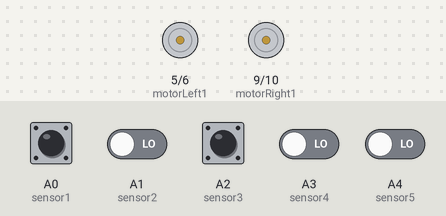
Bench run of a sketch on a simulated Arduino Uno, built with avr-gcc and run on an emulated ATmega328P. Shown: motor-driver pin pairs drawn as motors (green arrow = first pin HIGH = forward, orange = second pin HIGH = backward, longer = more drive, scaled by the enable pin). Inputs (shaded band) come from the test bench; at power-on: A0 (sensor1), A1 (sensor2), A2 (sensor3), A3 (sensor4), A4 (sensor5) LOW.

Above: at 1.2 s.
1.3 s: A0 (sensor1) pulsed HIGH 2 times (0.12 s each, 0.3 s apart)
At 1.51 s:
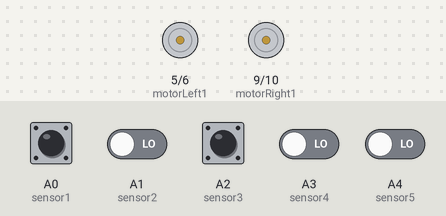
3.4 s: A2 (sensor3) pulsed HIGH 5 times (0.12 s each, 0.3 s apart)
At 5.5 s:
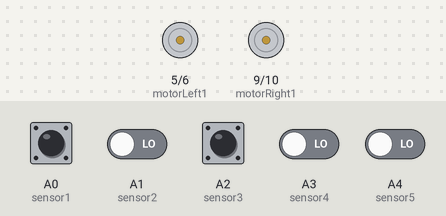
Timing chart, 0 to 7.0 s (numbered marks = the images above; inputs shaded):
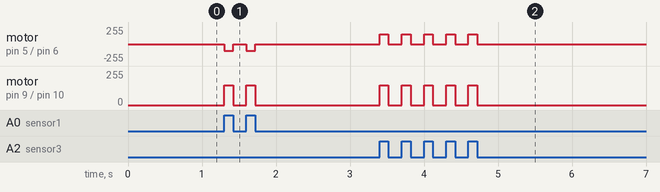

Measured:
- after the input at 3.4 s, motor on pin 5 (motorLeft1) / pin 6 (motorLeft2), motor on pin 9 (motorRight1) / pin 10 (motorRight2): alternates forward 150/255 for 0.12 s and stopped for 0.18 s, 10 changes in all, then stays stopped, starting at once

The sketch:

maze_code.ino
```cpp
#include <Arduino.h>

#define sensor1 A0  // Leftmost sensor
#define sensor2 A1  // Left sensor
#define sensor3 A2  // Center sensor
#define sensor4 A3  // Right sensor
#define sensor5 A4  // Rightmost sensor

#define motorLeft1 5
#define motorLeft2 6
#define motorRight1 9
#define motorRight2 10
#define speedLeft 3
#define speedRight 11

char path[100];  // Store path
int pathLength = 0;  // Path length index
int pathIndex = 0;
bool firstPass = true;
bool mazeChanged = false;

void setup() {
    Serial.begin(9600);
    pinMode(sensor1, INPUT);
    pinMode(sensor2, INPUT);
    pinMode(sensor3, INPUT);
    pinMode(sensor4, INPUT);
    pinMode(sensor5, INPUT);

    pinMode(motorLeft1, OUTPUT);
    pinMode(motorLeft2, OUTPUT);
    pinMode(motorRight1, OUTPUT);
    pinMode(motorRight2, OUTPUT);
    pinMode(speedLeft, OUTPUT);
    pinMode(speedRight, OUTPUT);
}

void moveForward() {
    digitalWrite(motorLeft1, HIGH);
    digitalWrite(motorLeft2, LOW);
    digitalWrite(motorRight1, HIGH);
    digitalWrite(motorRight2, LOW);
    analogWrite(speedLeft, 150);
    analogWrite(speedRight, 150);
}

void turnLeft() {
    digitalWrite(motorLeft1, LOW);
    digitalWrite(motorLeft2, HIGH);
    digitalWrite(motorRight1, HIGH);
    digitalWrite(motorRight2, LOW);
    analogWrite(speedLeft, 100);
    analogWrite(speedRight, 150);
}

void turnRight() {
    digitalWrite(motorLeft1, HIGH);
    digitalWrite(motorLeft2, LOW);
    digitalWrite(motorRight1, LOW);
    digitalWrite(motorRight2, HIGH);
    analogWrite(speedLeft, 150);
    analogWrite(speedRight, 100);
}

void stopMoving() {
    digitalWrite(motorLeft1, LOW);
    digitalWrite(motorLeft2, LOW);
    digitalWrite(motorRight1, LOW);
    digitalWrite(motorRight2, LOW);
}

void recordPath(char move) {
    if (firstPass) {
        path[pathLength++] = move;
    }
}

void simplifyPath() {
    if (pathLength < 3 || path[pathLength - 2] != 'B') return;
    int totalAngle = 0;
    for (int i = 1; i <= 3; i++) {
        switch (path[pathLength - i]) {
            case 'R': totalAngle += 90; break;
            case 'L': totalAngle += 270; break;
            case 'B': totalAngle += 180; break;
        }
    }
    totalAngle %= 360;
    switch (totalAngle) {
        case 0: path[pathLength - 3] = 'S'; break;
        case 90: path[pathLength - 3] = 'R'; break;
        case 180: path[pathLength - 3] = 'B'; break;
        case 270: path[pathLength - 3] = 'L'; break;
    }
    pathLength -= 2;
}

void firstPassMaze() {
    int s1 = digitalRead(sensor1);
    int s2 = digitalRead(sensor2);
    int s3 = digitalRead(sensor3);
    int s4 = digitalRead(sensor4);
    int s5 = digitalRead(sensor5);

    if (s1 == HIGH) { turnLeft(); recordPath('L'); }
    else if (s2 == HIGH) { turnLeft(); recordPath('L'); }
    else if (s3 == HIGH) { moveForward(); recordPath('S'); }
    else if (s4 == HIGH) { turnRight(); recordPath('R'); }
    else if (s5 == HIGH) { turnRight(); recordPath('R'); }
    else { stopMoving(); recordPath('B'); simplifyPath(); }
}

void secondPassMaze() {
    if (pathIndex >= pathLength) {
        stopMoving();
        return;
    }
    switch (path[pathIndex++]) {
        case 'L': turnLeft(); break;
        case 'R': turnRight(); break;
        case 'S': moveForward(); break;
        case 'B': turnRight(); turnRight(); break;
    }
}

void detectMazeChange() {
    int s1 = digitalRead(sensor1);
    int s2 = digitalRead(sensor2);
    int s3 = digitalRead(sensor3);
    int s4 = digitalRead(sensor4);
    int s5 = digitalRead(sensor5);

    if (firstPass == false && (s1 == HIGH || s2 == HIGH || s3 == HIGH || s4 == HIGH || s5 == HIGH)) {
        mazeChanged = true;
    }
}

void loop() {
    detectMazeChange();

    if (mazeChanged) {
        Serial.println("Maze changed! Restarting...");
        firstPass = true;
        pathLength = 0;
        pathIndex = 0;
        mazeChanged = false;
        delay(1000);
    }

    if (firstPass) {
        firstPassMaze();
        if (pathIndex >= pathLength) {
            firstPass = false;
            pathIndex = 0;
            delay(2000);
        }
    } else {
        secondPassMaze();
    }
}
```
